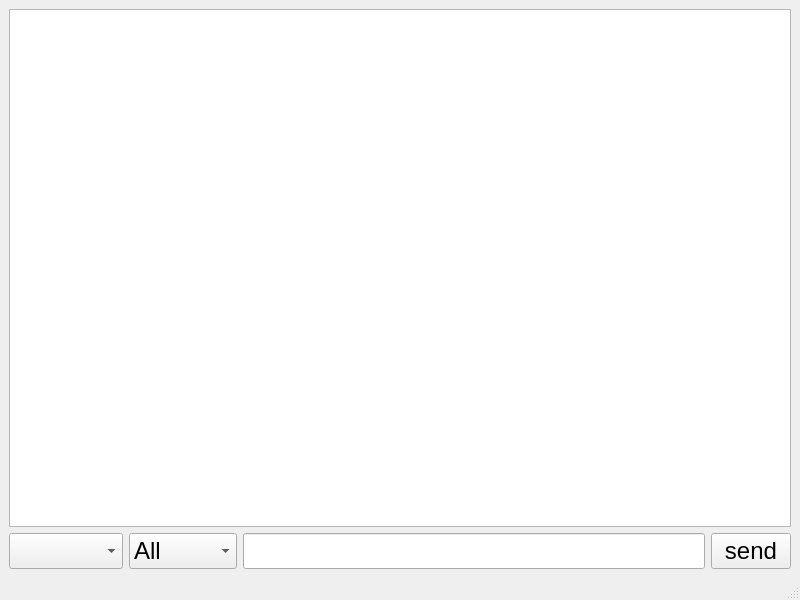
<?xml version="1.0" encoding="UTF-8"?>
<ui version="4.0">
 <class>MainWindow</class>
 <widget class="QMainWindow" name="MainWindow">
  <property name="geometry">
   <rect>
    <x>0</x>
    <y>0</y>
    <width>800</width>
    <height>600</height>
   </rect>
  </property>
  <property name="windowTitle">
   <string>MainWindow</string>
  </property>
  <widget class="QWidget" name="centralwidget">
   <layout class="QGridLayout" name="gridLayout">
    <item row="0" column="0" colspan="4">
     <widget class="QTextEdit" name="textEdit_Client_Messages">
      <property name="font">
       <font>
        <pointsize>24</pointsize>
       </font>
      </property>
     </widget>
    </item>
    <item row="1" column="0">
     <widget class="QComboBox" name="comboBox_Client_List">
      <property name="font">
       <font>
        <pointsize>18</pointsize>
       </font>
      </property>
     </widget>
    </item>
    <item row="1" column="1">
     <widget class="QComboBox" name="combobox2_Send_Message_type">
      <property name="font">
       <font>
        <pointsize>18</pointsize>
       </font>
      </property>
      <item>
       <property name="text">
        <string>All</string>
       </property>
      </item>
      <item>
       <property name="text">
        <string>Aayush</string>
       </property>
      </item>
     </widget>
    </item>
    <item row="1" column="2">
     <widget class="QLineEdit" name="lineEdit_send_message">
      <property name="font">
       <font>
        <pointsize>18</pointsize>
       </font>
      </property>
     </widget>
    </item>
    <item row="1" column="3">
     <widget class="QPushButton" name="push_button_Send">
      <property name="font">
       <font>
        <pointsize>18</pointsize>
       </font>
      </property>
      <property name="text">
       <string>send</string>
      </property>
     </widget>
    </item>
   </layout>
  </widget>
  <widget class="QMenuBar" name="menubar">
   <property name="geometry">
    <rect>
     <x>0</x>
     <y>0</y>
     <width>800</width>
     <height>26</height>
    </rect>
   </property>
  </widget>
  <widget class="QStatusBar" name="statusbar"/>
 </widget>
 <resources/>
 <connections/>
</ui>
